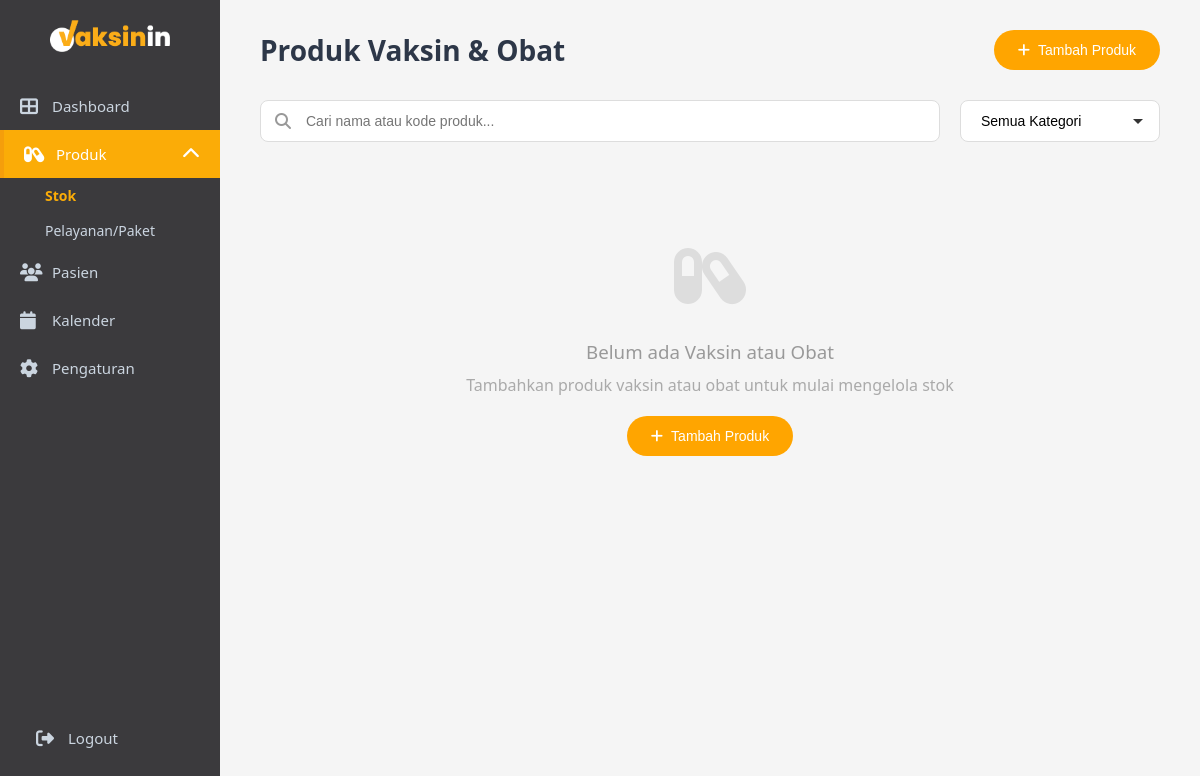
Page /admin/products.php on the earlier database version.
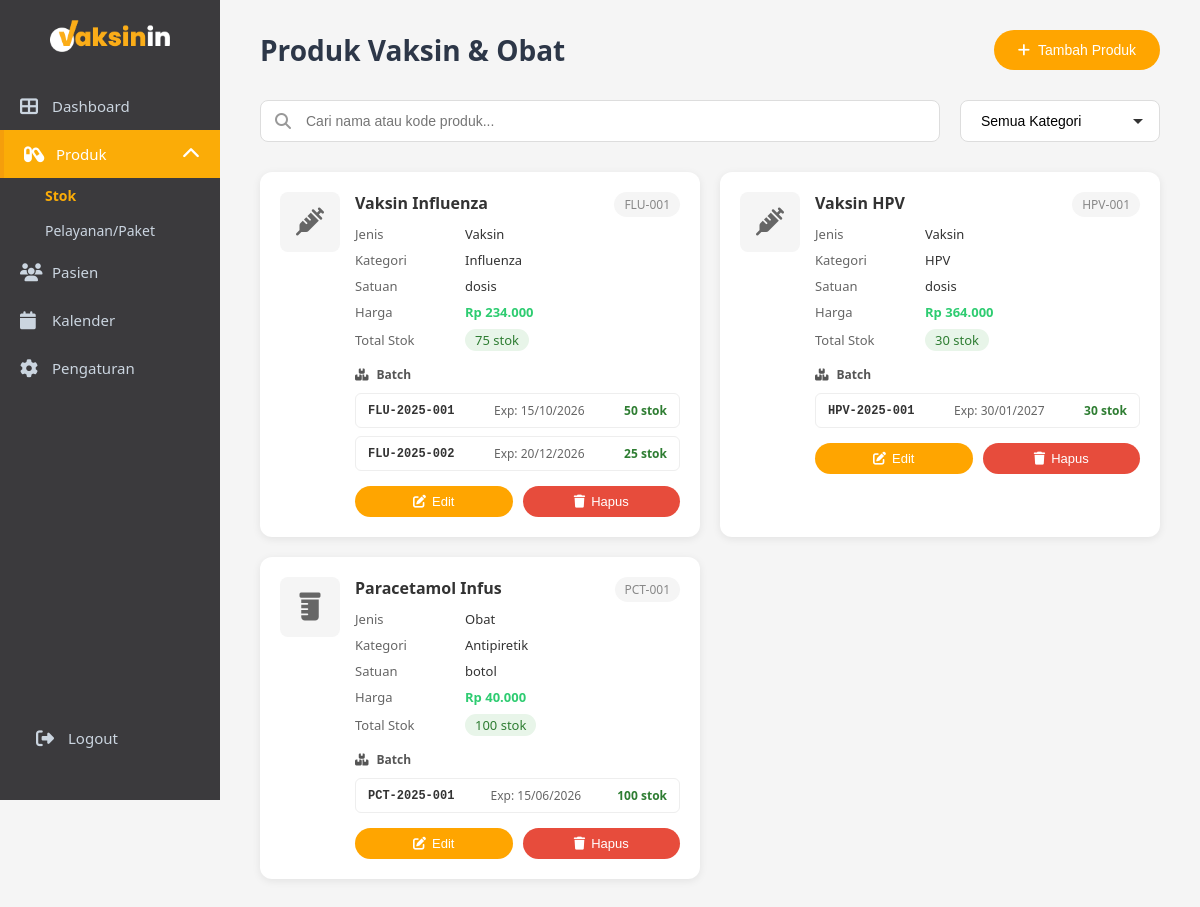
Same page on the later database version.
### tables this page shows
CREATE TABLE `products` (
  `id` int NOT NULL,
  `kode_produk` varchar(50) DEFAULT NULL,
  `nama_produk` varchar(255) NOT NULL,
  `kategori` varchar(100) DEFAULT NULL,
  `jenis` varchar(50) DEFAULT NULL,
  `deskripsi` text,
  `satuan` varchar(20) DEFAULT 'dosis',
  `harga` int DEFAULT '0',
  `minimal_stok` int DEFAULT '10',
  `created_at` timestamp NULL DEFAULT CURRENT_TIMESTAMP,
  `updated_at` timestamp NULL DEFAULT CURRENT_TIMESTAMP ON UPDATE CURRENT_TIMESTAMP
);

### admin/products.php (the view, shortened to what this page needs)
<?php
include "../config.php";
$current_page = 'products.php';
$search = isset($_GET['search']) ? $_GET['search'] : '';
$where_sql = '';
$sql = "SELECT
            p.*,
            COALESCE(SUM(ps.stock), 0) as total_stock,
            GROUP_CONCAT(
                CONCAT(ps.batch_number, '||', ps.expired_date, '||', ps.stock)
                SEPARATOR ';;'
            ) as batch_info
        FROM products p
        LEFT JOIN product_stock ps ON p.id = ps.product_id
        $where_sql
        GROUP BY p.id
        ORDER BY p.created_at DESC";
$stmt = $conn->prepare($sql);
$stmt->execute();
$products = $stmt->get_result();
?>
<!DOCTYPE html>
<html lang="id">
<head>
    <link rel="stylesheet" href="css/admin.css">
    <link rel="stylesheet" href="css/products.css">
    <link rel="stylesheet" href="css/sidebar-toggle.css">
    <link rel="stylesheet" href="https://cdnjs.cloudflare.com/ajax/libs/font-awesome/6.4.0/css/all.min.css">
</head>
<body>
    <div class="sidebar">
        <div class="logo">
            <img src="vaksinin-logo.png" alt="Vaksinin" class="logo-full">
        </div>
        <nav class="nav-menu">
            <a href="dashboard.php" class="nav-item">
                <i class="fas fa-th-large"></i>
                <span>Dashboard</span>
            </a>
            <a href="javascript:void(0)"
                class="nav-item has-submenu
                <?= in_array($current_page, ['products.php','products_pelayanan.php']) ? 'active open' : '' ?>"
                onclick="toggleSubmenu(this)">
                    <i class="fas fa-capsules"></i>
                    <span>Produk</span>
                    <i class="fas fa-chevron-down arrow"></i>
                </a>
            <ul class="submenu <?= in_array($current_page, ['products.php','products_pelayanan.php']) ? 'open' : '' ?>">
                <li>
                    <a href="products.php"
                    class="<?= $current_page == 'products.php' ? 'active' : '' ?>">
                    Stok
                    </a>
                </li>
                <li>
                    <a href="products_pelayanan.php"
                    class="<?= $current_page == 'products_pelayanan.php' ? 'active' : '' ?>">
                    Pelayanan/Paket
                    </a>
                </li>
            </ul>
            <a href="patients.php" class="nav-item">
                <i class="fas fa-users"></i>
                <span>Pasien</span>
            </a>
            <a href="calendar_setting.php" class="nav-item">
                <i class="fas fa-calendar"></i>
                <span>Kalender</span>
            </a>
            <a href="#" class="nav-item">
                <i class="fas fa-cog"></i>
                <span>Pengaturan</span>
            </a>
        </nav>
        <div class="sidebar-footer">
            <a href="#" class="logout-btn">
                <i class="fas fa-sign-out-alt"></i>
                <span>Logout</span>
            </a>
        </div>
    </div>
    <div class="main-content">
        <header class="page-header">
            <h1>Produk Vaksin & Obat</h1>
            <div class="header-actions">
                <button class="btn-add-product" onclick="location.href='add_product.php'">
                    <i class="fas fa-plus"></i> Tambah Produk
                </button>
            </div>
        </header>
        <div class="search-filter-section">
            <div class="search-box">
                <i class="fas fa-search"></i>
                <input type="text" id="searchInput" placeholder="Cari nama atau kode produk..." value="<?= htmlspecialchars($search) ?>" onkeyup="handleSearch()">
            </div>
            <select id="kategoriFilter" class="filter-dropdown" onchange="handleFilter()">
                <option value="">Semua Kategori</option>
            </select>
        </div>
        <div class="products-container">
            <?php if ($products && $products->num_rows > 0): ?>
                <?php while ($product = $products->fetch_assoc()):
                    $batch_list = [];
                    if (!empty($product['batch_info'])) {
                        $batches = explode(';;', $product['batch_info']);
                        foreach ($batches as $batch) {
                            $parts = explode('||', $batch);
                            if (count($parts) == 3) {
                                $batch_list[] = [
                                    'batch' => $parts[0],
                                    'expired' => $parts[1],
                                    'stock' => $parts[2]
                                ];
                            }
                        }
                    }
                    $total_stock = $product['total_stock'] ?? 0;
                    $stock_class = '';
                    $stock_text = $total_stock . ' stok';
                ?>
                    <div class="product-card">
                        <div class="product-icon">
                            <?php
                            $jenis = strtolower($product['jenis'] ?? '');
                            $nama = strtolower($product['nama_produk'] ?? '');
                            if (strpos($jenis, 'vaksin') !== false || strpos($nama, 'vaksin') !== false): ?>
                                <i class="fas fa-syringe"></i>
                            <?php elseif (strpos($jenis, 'vitamin') !== false || strpos($nama, 'vitamin') !== false): ?>
                                <i class="fas fa-pills"></i>
                            <?php elseif (strpos($jenis, 'obat') !== false): ?>
                                <i class="fas fa-prescription-bottle"></i>
                            <?php else: ?>
                                <i class="fas fa-capsules"></i>
                            <?php endif; ?>
                        </div>
                        <div class="product-content">
                            <div class="product-header">
                                <h3 class="product-name"><?= htmlspecialchars($product['nama_produk']) ?></h3>
                                <?php if (!empty($product['kode_produk'])): ?>
                                    <span class="product-code"><?= htmlspecialchars($product['kode_produk']) ?></span>
                                <?php endif; ?>
                            </div>
                            <div class="product-details">
                                <div class="detail-row">
                                    <span class="detail-label">Jenis</span>
                                    <span class="detail-value"><?= htmlspecialchars($product['jenis'] ?? '-') ?></span>
                                </div>
                                <div class="detail-row">
                                    <span class="detail-label">Kategori</span>
                                    <span class="detail-value"><?= htmlspecialchars($product['kategori'] ?? '-') ?></span>
                                </div>
                                <div class="detail-row">
                                    <span class="detail-label">Satuan</span>
                                    <span class="detail-value"><?= htmlspecialchars($product['satuan'] ?? 'dosis') ?></span>
                                </div>
                                <div class="detail-row">
                                    <span class="detail-label">Harga</span>
                                    <span class="detail-value price">Rp <?= number_format($product['harga'] ?? 0, 0, ',', '.') ?></span>
                                </div>
                                <div class="detail-row">
                                    <span class="detail-label">Total Stok</span>
                                    <span class="detail-value stock <?= $stock_class ?>"><?= $stock_text ?></span>
                                </div>
                            </div>
                            <?php if (!empty($batch_list)): ?>
                            <div class="batch-info">
                                <div class="batch-title">
                                    <i class="fas fa-boxes"></i> Batch
                                </div>
                                <div class="batch-list">
                                    <?php foreach ($batch_list as $batch): ?>
                                        <div class="batch-item <?= $batch['stock'] == 0 ? 'batch-empty' : '' ?>">
                                            <span class="batch-number"><?= htmlspecialchars($batch['batch']) ?></span>
                                            <span class="batch-expired">Exp: <?= date('d/m/Y', strtotime($batch['expired'])) ?></span>
                                            <span class="batch-stock"><?= $batch['stock'] ?> stok</span>
                                        </div>
                                    <?php endforeach; ?>
                                </div>
                            </div>
                            <?php endif; ?>
                            <div class="product-actions">
                                <button class="btn-edit" onclick="location.href='edit_product.php?id=<?= $product['id'] ?>'">
                                    <i class="fas fa-edit"></i> Edit
                                </button>
                                <button class="btn-delete" onclick="deleteProduct(<?= $product['id'] ?>, '<?= htmlspecialchars($product['nama_produk']) ?>')">
                                    <i class="fas fa-trash"></i> Hapus
                                </button>
                            </div>
                        </div>
                    </div>
                <?php endwhile; ?>
            <?php else: ?>
                <div class="empty-state">
                    <div class="empty-icon">
                        <i class="fas fa-capsules"></i>
                    </div>
                    <h3>Belum ada Vaksin atau Obat</h3>
                    <p>Tambahkan produk vaksin atau obat untuk mulai mengelola stok</p>
                    <button class="btn-add-product" onclick="location.href='add_product.php'">
                        <i class="fas fa-plus"></i> Tambah Produk
                    </button>
                </div>
            <?php endif; ?>
        </div>
    </div>
</body>
</html>

### admin/css/admin.css (style rules this page uses)
* { margin: 0; padding: 0; box-sizing: border-box; }
body { font-family: 'Segoe UI', Tahoma, Geneva, Verdana, sans-serif; background: #f5f5f5; display: flex; min-height: 100vh; }
.main-content { margin-left: 220px; flex: 1; padding: 30px 40px; background: #f5f5f5; }
.page-header { margin-bottom: 25px; }
.page-header h1 { font-size: 28px; color: #2d3748; font-weight: 600; }

### admin/css/products.css (style rules this page uses)
.page-header { display: flex; justify-content: space-between; align-items: center; margin-bottom: 30px; }
.header-actions { display: flex; align-items: center; gap: 15px; }
.btn-add-product { background: #FFA500; color: white; border: none; padding: 12px 24px; border-radius: 25px; cursor: pointer; font-size: 14px; font-weight: 500; display: flex; align-items: center; gap: 8px; transition: all 0.3s ease; }
.search-filter-section { display: flex; gap: 20px; margin-bottom: 30px; }
.search-box { flex: 1; position: relative; }
.search-box i { position: absolute; left: 15px; top: 50%; transform: translateY(-50%); color: #999; }
.search-box input { width: 100%; padding: 12px 15px 12px 45px; border: 1px solid #ddd; border-radius: 8px; font-size: 14px; }
.filter-dropdown { padding: 12px 40px 12px 20px; border: 1px solid #ddd; border-radius: 8px; font-size: 14px; background: white; cursor: pointer; min-width: 200px; appearance: none; background-repeat: no-repeat; background-position: right 15px center; }
.products-container { display: grid; grid-template-columns: repeat(auto-fill, minmax(350px, 1fr)); gap: 20px; }
.product-card { background: white; border-radius: 12px; padding: 20px; box-shadow: 0 2px 8px rgba(0, 0, 0, 0.08); transition: all 0.3s ease; display: flex; gap: 15px; }
.product-icon { width: 60px; height: 60px; background: #f5f5f5; border-radius: 8px; display: flex; align-items: center; justify-content: center; font-size: 28px; color: #666; flex-shrink: 0; }
.product-content { flex: 1; }
.product-header { display: flex; justify-content: space-between; align-items: baseline; margin-bottom: 8px; flex-wrap: wrap; gap: 8px; }
.product-name { font-size: 16px; font-weight: 600; margin: 0; color: #333; }
.product-code { font-size: 12px; color: #888; background: #f5f5f5; padding: 4px 10px; border-radius: 20px; font-weight: 500; }
.product-details { display: flex; flex-direction: column; gap: 8px; margin-bottom: 15px; }
.detail-row { display: flex; align-items: baseline; gap: 10px; font-size: 13px; }
.detail-label { color: #666; font-weight: 500; min-width: 100px; }
.detail-value { color: #333; font-weight: 500; }
.detail-value.price { color: #2ecc71; font-weight: 600; }
.detail-value.stock { display: inline-block; padding: 2px 10px; border-radius: 20px; background: #e8f5e9; color: #2e7d32; }
.batch-info { margin-top: 12px; }
.batch-title { display: flex; align-items: center; gap: 8px; font-size: 12px; font-weight: 600; color: #555; margin-bottom: 10px; }
.batch-list { display: flex; flex-direction: column; gap: 8px; }
.batch-item { display: flex; justify-content: space-between; align-items: center; padding: 8px 12px; background: white; border-radius: 6px; border: 1px solid #eee; font-size: 12px; }
.batch-number { font-family: monospace; font-weight: 600; color: #333; }
.batch-expired { color: #666; }
.batch-stock { font-weight: 600; color: #2e7d32; }
.product-actions { display: flex; gap: 10px; margin-top: 15px; }
.btn-edit { background: #FFA500; color: white; border: none; padding: 8px 20px; border-radius: 20px; cursor: pointer; font-size: 13px; font-weight: 500; display: inline-flex; align-items: center; justify-content: center; gap: 6px; transition: all 0.3s ease; flex: 1; }
.btn-delete { background: #e74c3c; color: white; border: none; padding: 8px 20px; border-radius: 20px; cursor: pointer; font-size: 13px; font-weight: 500; display: inline-flex; align-items: center; justify-content: center; gap: 6px; transition: all 0.3s ease; flex: 1; }
.empty-state { grid-column: 1 / -1; text-align: center; padding: 60px 20px; }
.empty-icon { font-size: 64px; color: #ddd; margin-bottom: 20px; }
.empty-state h3 { color: #999; margin-bottom: 10px; font-weight: 500; }
.empty-state p { color: #aaa; margin-bottom: 20px; }
.empty-state .btn-add-product { display: inline-flex; }

Differences in the rows shown:
added products: nama_produk "Vaksin Influenza", kode_produk "FLU-001", jenis "Vaksin", kategori "Influenza", satuan "dosis", harga "234.000", stock_text "75 stok", batch "FLU-2025-001", expired "15/10/2026", stock "50", batch "FLU-2025-002", expired "20/12/2026", stock "25"
added products: nama_produk "Vaksin HPV", kode_produk "HPV-001", jenis "Vaksin", kategori "HPV", satuan "dosis", harga "364.000", stock_text "30 stok", batch "HPV-2025-001", expired "30/01/2027", stock "30"
added products: nama_produk "Paracetamol Infus", kode_produk "PCT-001", jenis "Obat", kategori "Antipiretik", satuan "botol", harga "40.000", stock_text "100 stok", batch "PCT-2025-001", expired "15/06/2026", stock "100"
Other differences:
text no longer shown: "Belum ada Vaksin atau Obat Tambahkan produk vaksin atau obat untuk mulai mengelola stok Tambah Produk"
